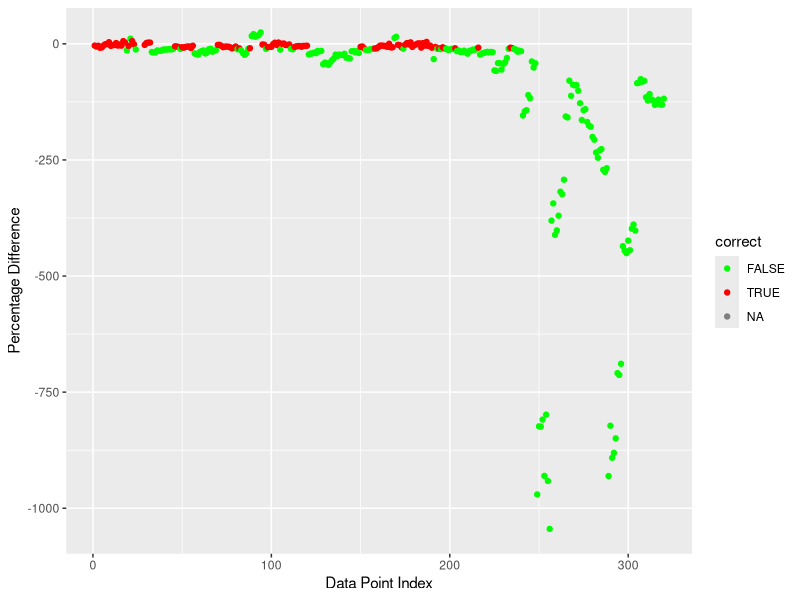

Source code (R):


install.packages("xlsx")
library(readxl)
library(tidyverse)


data <- read_excel("SBS NAMA data.xlsx", sheet=2)

data$year2013 <- as.numeric(data$year2013, na.exclude=T)
class(data$year2013)

data$year2014 <- as.numeric(data$year2014, na.exclude=T)
data$year2015 <- as.numeric(data$year2015, na.exclude=T)
data$year2016 <- as.numeric(data$year2016, na.exclude=T)
data$year2017 <- as.numeric(data$year2017, na.exclude=T)
data$year2018 <- as.numeric(data$year2018, na.exclude=T)
data$year2019 <- as.numeric(data$year2019, na.exclude=T)
data$year2020 <- as.numeric(data$year2020, na.exclude=T)




nama <- data %>%
  filter(Dataset == "NAMA") %>%
  pivot_longer(cols = starts_with("year"), names_to = "year", values_to = "value_nama")


sbs <- data %>%
  filter(Dataset== "SBS") %>%
  pivot_longer(cols = starts_with("year"), names_to = "year", values_to = "value_sbs")


            
df <- nama %>%
  left_join(sbs, by = c("Countries", "year", "Category"))


df$tot_diff <- df$value_sbs-df$value_nama

df$average_value <- (df$value_nama+df$value_sbs)/2


df$percentage_diff <- ((df$value_sbs - df$value_nama)/df$value_sbs)*100


df$year <- gsub(pattern = "year", 
                replacement = "",
                df$year ) 

save(df, file = "nama_sbs_comparison.rda") 

df$per


# Assuming your threshold is -10% to 10%
df$correct <- abs(df$percentage_diff) <= 10

# Using ggplot2
library(ggplot2)
ggplot(df, aes(x = 1:nrow(df), y = percentage_diff, color = correct)) +
  geom_point() +
  scale_color_manual(values = c("green", "red")) +
  labs(x = "Data Point Index", y = "Percentage Difference")


# Calculate the number of values within 10% difference
num_within_10_percent <- sum(abs(df$percentage_diff) <= 10, na.rm = TRUE)
num_within_10_percent


# Calculate the number of values within 10% difference
num__not_within_10_percent <- sum(abs(df$percentage_diff) > 10, na.rm = TRUE)
num__not_within_10_percent

